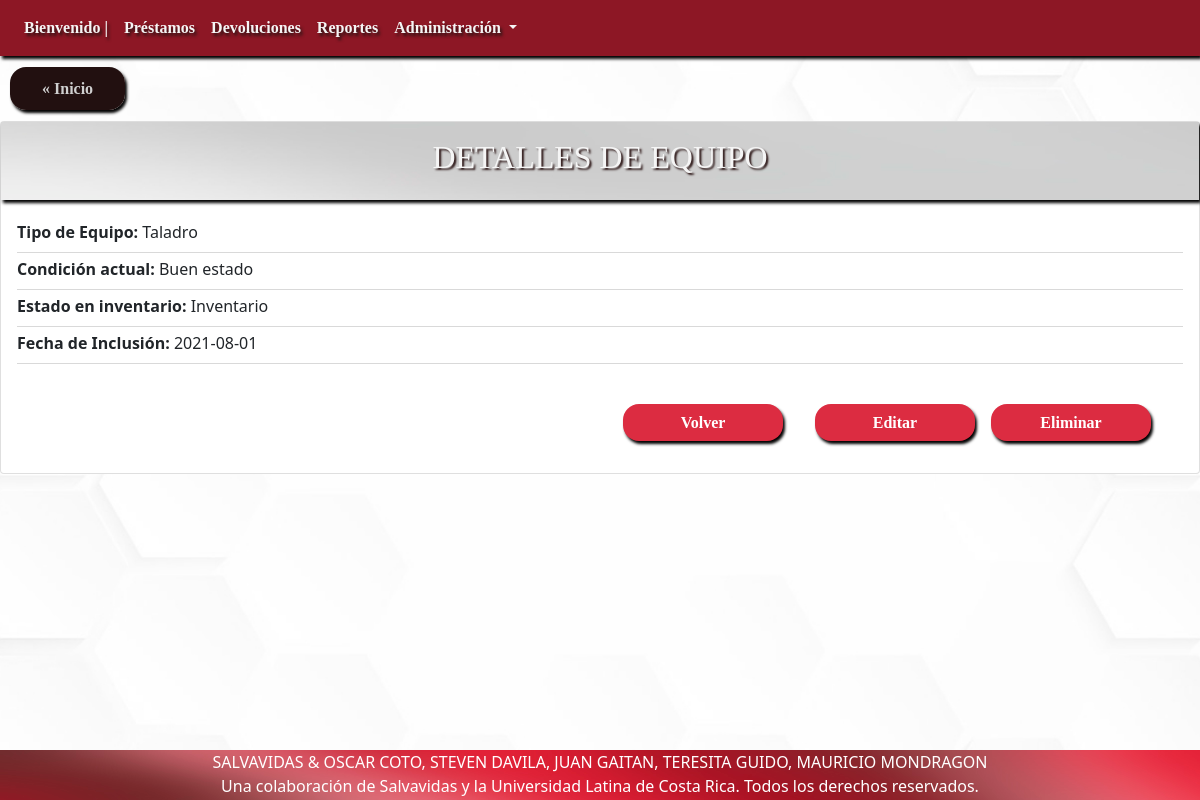
/?c=detalleEquipo&idEquipo=1, run on the app's committed database.
### tables this page shows
CREATE TABLE `equipo` (
  `idEquipo` varchar(25) NOT NULL,
  `idTipoEquipo` varchar(25) NOT NULL,
  `idCondicionActual` int(11) NOT NULL,
  `idEstadoInventario` int(11) NOT NULL,
  `fechaInclusion` date DEFAULT current_timestamp()
);

CREATE TABLE `tipoequipo` (
  `idTipoEquipo` varchar(25) NOT NULL,
  `nombreTipoEquipo` varchar(50) NOT NULL,
  `descripcionTipoEquipo` varchar(100) DEFAULT NULL,
  `marcaTipoEquipo` varchar(50) DEFAULT NULL,
  `existenciaMinima` int(11) NOT NULL
);

CREATE TABLE `condicionactual` (
  `idCondicionActual` int(11) NOT NULL,
  `descripcionCondicionActual` varchar(50) DEFAULT NULL
);

CREATE TABLE `estadoinventario` (
  `idEstadoInventario` int(11) NOT NULL,
  `descripcionEstadoInventario` varchar(50) DEFAULT NULL
);

### controller/detalleEquipo.php (called while the page is built, shortened)
<?php
include 'model/Equipo.php';
$equipoId = $_GET['idEquipo'];
$sEquipo = new Equipo();
    $selectEquipo = $sEquipo->read_equipo($equipoId);
    $TipoEquipo = new TipoEquipo();
    $allTipoEquipo = $TipoEquipo->seleccionarAllTipoEquipo();
    $EstadoInventario = new EstadoInventario();
    $allEstadoInventario = $EstadoInventario->seleccionarAllEstadoInventario();
    $CondicionActual = new CondicionActual();
    $allCondicionActual = $CondicionActual->seleccionarAllCondicionActual();
    include 'view/verDetalleEquipo.php';

### model/Equipo.php (called while the page is built, shortened)
<?php
include_once "model/TipoEquipo.php";
include_once "model/CondicionActual.php";
include_once "model/EstadoInventario.php";
class Equipo
{
  public function __construct(
    $pidEquipo = "",
    $pidTipoEquipo = "",
    $pidCondicionActual = "",
    $pidEstadoInventario = "",
    $pfechaInclusion = ""
  ) {
    $this->idEquipo = $pidEquipo;
    $this->idTipoEquipo = $pidTipoEquipo;
    $this->idCondicionActual = $pidCondicionActual;
    $this->idEstadoInventario = $pidEstadoInventario;
    $this->fechaInclusion = $pfechaInclusion;
  }
  public function read_equipo($idEquipo = 0)
  {
    $rows = [];
    try {
      $sql = "SELECT * FROM equipo";
      if ($idEquipo) {
        $sql .= " WHERE idEquipo='$idEquipo'";
      }
      $pdo = new connection();
      $pdo = $pdo->open();
      $result = $pdo->query($sql);
      foreach ($result->fetchAll() as $value) {
        $rows[] = new Equipo(
        $value['idEquipo'],
        $value['idTipoEquipo'],
        $value['idCondicionActual'],
        $value['idEstadoInventario'],
        $value['fechaInclusion']);
      }
    } catch (Exception $ex) {
      error_log("Error en la funcion" . __FUNCTION__ . " en el archivo" . __FILE__ . " con el error " . $ex->getMessage());
    }
    return $rows;
  }
}

### model/TipoEquipo.php (called while the page is built, shortened)
<?php
class TipoEquipo
{
  public function __construct(
    $pidTipoEquipo = "",
    $pnombreTipoEquipo = "",
    $pdescripcionTipoEquipo = "",
    $pmarcaTipoEquipo = "",
    $pexistenciaMinima = ""
  ) {
    $this->idTipoEquipo = $pidTipoEquipo;
    $this->nombreTipoEquipo = $pnombreTipoEquipo;
  }
  function seleccionarAllTipoEquipo(){
    $query = "SELECT * FROM tipoequipo";
    $pdo = new Connection();
    $pdo = $pdo->open();
    $result = $pdo->query($query);
    $rows = [];
    foreach ($result->fetchAll() as $row) {
        $rows[] = new TipoEquipo($row['idTipoEquipo'], $row['nombreTipoEquipo'],$row['descripcionTipoEquipo'],$row['marcaTipoEquipo'],$row['existenciaMinima']);
    }
    return $rows;
  }
}

### model/CondicionActual.php (called while the page is built, shortened)
<?php
class CondicionActual
{
  public function __construct($idCondicionActual = "", $descripcionCondicionActual = "") {
    $this->idCondicionActual = $idCondicionActual;
    $this->descripcionCondicionActual = $descripcionCondicionActual;
  }
  function seleccionarAllCondicionActual(){
    $query = "SELECT * FROM condicionactual";
    $pdo = new Connection();
    $pdo = $pdo->open();
    $result = $pdo->query($query);
    $rows = [];
    foreach ($result->fetchAll() as $row) {
        $rows[] = new CondicionActual($row['idCondicionActual'], $row['descripcionCondicionActual']);
    }
    return $rows;
  }
}

### model/EstadoInventario.php (called while the page is built, shortened)
<?php
class EstadoInventario
{
  public function __construct($idEstadoInventario = "", $descripcionEstadoInventario = "") {
    $this->idEstadoInventario = $idEstadoInventario;
    $this->descripcionEstadoInventario = $descripcionEstadoInventario;
  }
  function seleccionarAllEstadoInventario(){
    $query = "SELECT * FROM estadoinventario";
    $pdo = new Connection();
    $pdo = $pdo->open();
    $result = $pdo->query($query);
    $rows = [];
    foreach ($result->fetchAll() as $row) {
        $rows[] = new EstadoInventario($row['idEstadoInventario'], $row['descripcionEstadoInventario']);
    }
    return $rows;
  }
}

### view/verDetalleEquipo.php (the view, shortened to what this page needs)
<div class="upside">
    <a href="index.php" class="Inicio">« Inicio</a>
</div>
<div class="card" id="ListaCompleta">
    <div class="card-title">
        <h2> DETALLES DE EQUIPO </h2>
    </div>
    <?php
        foreach ($selectEquipo as $value) {    ?>
    <div class="card-body">
        <p class="card-subtitle mb-2" id="card-subtitle">
            <strong>Tipo de Equipo: </strong>
            <?php foreach ($allTipoEquipo as $tipo) { if ($value->idTipoEquipo == $tipo->idTipoEquipo) {?>
                <?php echo $tipo->nombreTipoEquipo; ?>
            <?php } } ?>
        </p>
                <div class="dropdown-divider"></div>
        <p class="card-subtitle mb-2" id="card-subtitle">
            <strong>Condición actual: </strong>
            <?php foreach ($allCondicionActual as $condicion) { if ($value->idCondicionActual == $condicion->idCondicionActual) { ?>
                <?php echo $condicion->descripcionCondicionActual; ?>
            <?php } } ?>
        </p>
                    <div class="dropdown-divider"></div>
        <p class="card-subtitle mb-2" id="card-subtitle">
            <strong>Estado en inventario: </strong>
            <?php foreach ($allEstadoInventario as $estado) { if ($value->idEstadoInventario == $estado->idEstadoInventario) { ?>
                <td><?php echo $estado->descripcionEstadoInventario; ?></td>
            <?php } } ?>
        </p>
                <div class="dropdown-divider"></div>
        <p class="card-subtitle mb-2" id="card-subtitle">
            <strong> Fecha de Inclusión: </strong><?php echo $value->fechaInclusion; ?></p>
                <div class="dropdown-divider"></div>
    </div>
    <div class="card-dfooter">
        <a href="?c=eliminarEquipo&idEquipo=<?php echo $value->idEquipo; ?>" class="card-link">Eliminar</a>
        <a href="?c=actualizarEquipo&idEquipo=<?php echo $value->idEquipo; ?>" class="card-link">Editar</a>
        <a href="?c=detalleAllEquipo" class="card-link">Volver</a>
    </div>
    <?php   }  ?>
</div>

### css/style.css (style rules this page uses)
body { background-image: url("../img/wallpaper.jpg"); background-position: center; background-attachment: fixed; background-size:cover; }
.card { margin: auto; width: 100%; display: flexbox; }
.card .card-title { background-image: url("../img/card-subtitle-wallpaper.jpg"); color: whitesmoke; text-align: center; font-family: "Arial Black"; box-shadow: 2px 3px 3px black; }
.card .card-title h2 { text-shadow: 2px 2px 2px #2b1515; padding: 1rem; }

### css/style1.css (style rules this page uses)
#ListaCompleta { margin-top: 10px; width: inherit; }
.upside { margin-top: 20px; margin-left: 10px; margin-bottom: 20px; }
.upside .Inicio { margin: auto; padding: 0.8rem 2rem; text-align: center; background: #221010; color: #cfcfcf; text-decoration: none; width: 50%; box-shadow: 2px 3px 3px black; font-family: "Georgia"; font-weight: bold; border-radius: 1rem; }
.card-dfooter { margin-top: 1rem; margin-right: 2rem; margin-bottom: 2rem; }
.card-dfooter .card-link { float: right; margin-right: 1rem; padding: 0.4rem 2rem; text-align: center; background: #dc2c41; color: white; text-decoration: none; width: 10rem; box-shadow: 2px 3px 3px black; font-family: "Georgia"; font-weight: bold; border-radius: 1rem; }

### data on the page
equipo: fechaInclusion "2021-08-01"
tipoequipo: nombreTipoEquipo "Taladro"
condicionactual: descripcionCondicionActual "Buen estado"
estadoinventario: descripcionEstadoInventario "Inventario"
